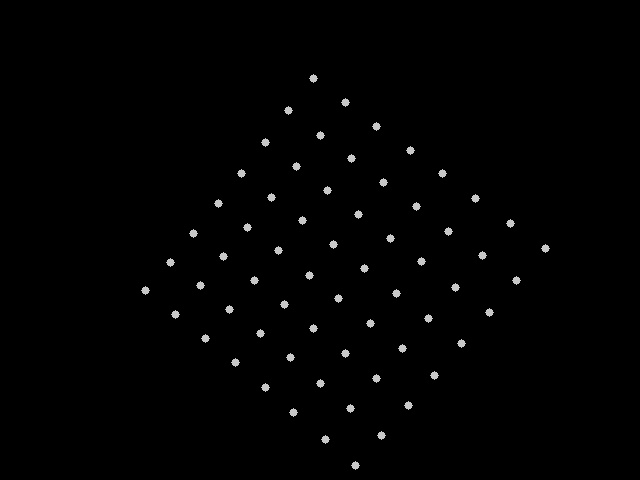
#> input picture src/calibrated_2.jpg, 640 x 480 px, given in place of the camera
$ python main.py   (older library calls are emulated)
#> lines starting #> are read from the running program, lines starting #| are printed output that depends on the picture; after the words box and inside, x2 and y2 are one past the last pixel; in counts of white or black regions, pixels touching at a corner belong together
### src/roiSelector.py
import cv2
import numpy as np

def selectROI(img):

	h,w,channels = img.shape

	gray = rgb2gray(img)
	gray = cv2.add(gray, -180)
	ret,g = cv2.threshold(gray, 0, 255, cv2.THRESH_BINARY+cv2.THRESH_OTSU)
	kernel = np.ones((15,15), np.uint8)
	g = cv2.dilate(g, kernel, 1)

	b = np.zeros((h,w),np.uint8)
	r = np.zeros((h,w),np.uint8)
	np.copyto(b,g)
	np.copyto(r,g)


	res = cv2.merge((b,g,r))


	return res


def rgb2gray(img):

	b,g,r = cv2.split(img)

	return g

def getROI(img):

	binary = selectROI(img)


	g = cv2.split(binary)[2]

	connectivity = 4

	output = cv2.connectedComponentsWithStats(g, connectivity, cv2.CV_32S)
	num_labels = output[0]
	stats = output[2]

	rois = list()
	for i in range(1, num_labels):

		x,y,w,h,area = stats[i]
		roi = img[y:y+h,x:x+w]
		rois.append((roi, (x,y)))

	return rois, g

### src/extractor.py
import cv2
import numpy as np
from PointNode import PointNode

def getPoints(img, classifier, rois):


	points = list()

	for roi in rois:

		rx,ry = roi[1]
		points_roi = classifier.detectMultiScale(roi[0])
		for p in points_roi:
			p[0] +=rx
			p[1] +=ry

		points.extend(points_roi)


	pointsList = list()
	for(x, y, h, w) in points:

		cv2.rectangle(img, (x,y), (x+w, y+h), (255,0,0), 3)
		p_x = x+w/2
		p_y = y+h/2
		pointsList.append(PointNode(p_x, p_y))

	return pointsList

### src/Point.py
class Point:


	def __init__(self, x,y):

		self.x = x
		self.y = y


	# [4 lines left out: function __eq__, not called in this run]

### src/PointNode.py
from Point import Point
import math

class PointNode(Point):

	def __init__(self, x,y):
		super().__init__(x,y)

		self.nullpoint = Point(self.x, self.y)
		invalidDistance = 999;

		self.X = 0
		self.Y = 0
		self.Z = 0
		self.neighbors = list()
		self.sameRayCandidates = list()


	# [50 lines left out: functions write, setCalibratedCoords, setConnections, convertToLine, filterCandidates, not called in this run]

### src/CorrectSignal.py
import numpy as np
from PointNode import PointNode

class CorrectSignal:


	def __init__(self, imgDimensions, roiSize, bufSize, minCount):

		self.bufCounter = 0
		self.minCount = minCount
		self.bufSize = bufSize

		self.roi_w = roiSize[0]
		self.roi_h = roiSize[1]
		self.img_w = imgDimensions[0]
		self.img_h = imgDimensions[1]
		self.hist_w = int(self.img_w/self.roi_w)
		self.hist_h = int(self.img_h/self.roi_h)


		# calculate the number of bins, where the number of points in the current bin is being counted
		# first h of array, then w
		#dimension 0 is number of points in area, dimension 1 is average x coordinate, dimension 2 is average y coordinate

		self.hist_new = np.zeros((self.hist_h+1, self.hist_w+1, 3), np.int32)
		self.hist_orig = np.zeros((self.hist_h+1, self.hist_w+1, 3), np.int32)


	def update(self, pointsList):

		if self.bufCounter>=self.bufSize:

			for i in range(0, self.hist_h):
				for j in range(0, self.hist_w):


					if self.hist_new[i][j][0] >= self.minCount:

						num = self.hist_new[i][j][0]
						x = self.hist_new[i][j][1]
						y = self.hist_new[i][j][2]

						self.hist_orig[i][j][0] = 1
						self.hist_orig[i][j][1] = int(x/num)
						self.hist_orig[i][j][2] = int(y/num)


					else:
						self.hist_orig[i][j][0] = 0
						self.hist_orig[i][j][1] = 0
						self.hist_orig[i][j][2] = 0

			self.hist_new = np.copy(self.hist_orig)
			self.bufCounter = 0

		self.createHistogram(pointsList)

	def createHistogram(self, pointsList):


		for p in pointsList:
			x_pos = int(p.x/self.roi_w)
			y_pos = int(p.y/self.roi_h)


			#print(p.x, "-> ", x_pos)


			self.hist_new[y_pos][x_pos][0] +=1
			self.hist_new[y_pos][x_pos][1] += int(p.x)
			self.hist_new[y_pos][x_pos][2] += int(p.y)


		self.bufCounter+=1

	def getFixedData(self):

		pointsList = list()

		for i in range(0, self.hist_h):
				for j in range(0, self.hist_w):

					if self.hist_orig[i][j][0]>=1:

						x = self.hist_orig[i][j][1]
						y = self.hist_orig[i][j][2]

						pointsList.append(PointNode(x, y))

		return pointsList

	# [6 lines left out: function showHistograms, not called in this run]


### src/main.py
import cv2
import numpy as np
import time
from extractor import getPoints
import laserFindPoints as cpt
import findLines as fl
import transformToPoints as tr
import calibration as cal
from PointNode import PointNode
from CorrectSignal import CorrectSignal as cr
import rotatePoints as rp
import os
from pathlib import Path
import roiSelector as rs
import getDepth as gd
import canvas

ret = False
cam = 1
pointsList_cal = list()
taken = 20
#load calibrated image if any

files = os.listdir()
for file in files:
	if file == "calibrated.jpg":
		pointsList_cal = cal.calibrateFromImage(file, "pars.txt")


while(not ret):

	cap = cv2.VideoCapture(cam)
	ret,img = cap.read()
#> img is the input picture: shape (480, 640, 3); min 0, max 205, mean 2.1
	print("initializing camera ", ret)
#| initializing camera  True

cap.set(3,480)
cap.set(4,640)
projecting = False


correct = cr((640, 480), (10,10), 4, 3)
rotate_angle = -38
parent = Path(os.getcwd()).parent
casc = cv2.CascadeClassifier("lbp_s10/cascade.xml")
points = list()


while(True):

	#load images to work with and list of points
	pointsList = list()
	ret, img = cap.read()
	img_pure = np.zeros(img.shape, np.uint8)
	img_pure = np.copy(img)
	img = cv2.GaussianBlur(img, (3,3),2)
	img_h, img_w, img_channels = img.shape
#> img_h = 480; img_w = 640; img_channels = 3
	detected = np.zeros((img_h, img_w, 1), np.uint8)
	fixed = np.zeros((img_h, img_w, 1), np.uint8)
	rois, binary = rs.getROI(img)
#> in selectROI, `ret,g = cv2.threshold(gray, 0, 255, cv2.THRESH_BINARY+cv2.THRESH_OTSU)`:
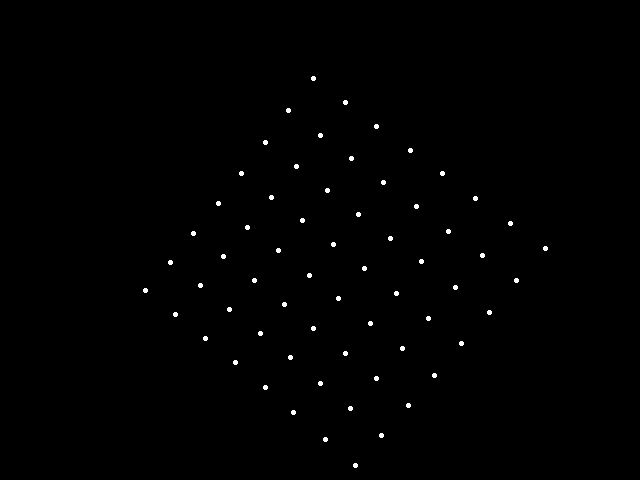
#> g: shape (480, 640); 0.44% white; 64 white regions, largest, box (x1, y1, x2, y2) and area: (311, 76, 316, 81) 21, (343, 100, 348, 105) 21, (286, 108, 291, 113) 21
#> in selectROI, `ret,g = cv2.threshold(gray, 0, 255, cv2.THRESH_BINARY+cv2.THRESH_OTSU)`: ret = 0
#> in selectROI, `g = cv2.dilate(g, kernel, 1)`:
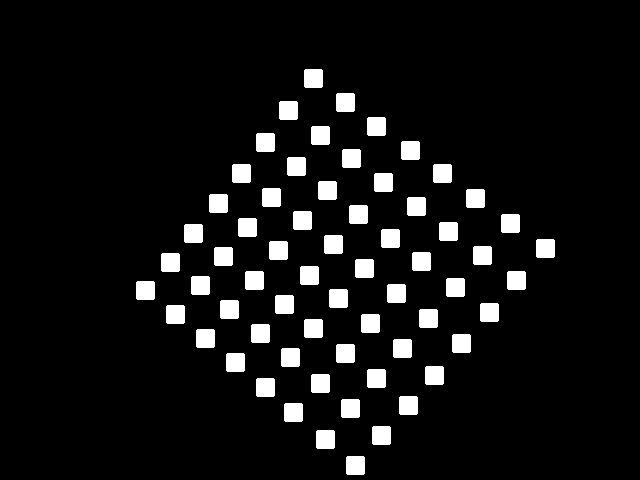
#> g: shape (480, 640); 7.4% white; 64 white regions, largest, box (x1, y1, x2, y2) and area: (304, 69, 323, 88) 357, (336, 93, 355, 112) 357, (279, 101, 298, 120) 357
#> in getROI, `num_labels = output[0]`: num_labels = 65
#> in getROI, `stats = output[2]`: stats = 65 rows, first 6: [0, 0, 640, 480, 284352], [304, 69, 19, 19, 357], [336, 93, 19, 19, 357], [279, 101, 19, 19, 357], [367, 117, 19, 19, 357], [311, 126, 19, 19, 357]
#> the loop in getROI, `for i in range(1, num_labels): ` made 64 passes
#> (x, y) on passes 1 to 12: (304, 69), (336, 93), (279, 101), (367, 117), (311, 126), (256, 133), (401, 141), (342, 149), (287, 157), (232, 164), (433, 164), (374, 173)
#> after the loop in getROI, `for i in range(1, num_labels):`: rois = 64 items
#> rois = 64 items


	# get list of points and visualize it in the image "detected"
	pointsList = getPoints(img, casc, rois)
#> the loop in getPoints, `for roi in rois: ` made 64 passes
#> (rx, ry, points_roi) on passes 1 to 12: (304, 69, [[2, 2, 14, 14]]), (336, 93, [[2, 2, 14, 14]]), (279, 101, [[2, 2, 14, 14]]), (367, 117, [[2, 2, 14, 14]]), (311, 126, [[2, 2, 14, 14]]), (256, 133, [[2, 2, 14, 14]]), (401, 141, [[2, 2, 14, 14]]), (342, 149, [[2, 2, 14, 14]]), (287, 157, [[2, 2, 14, 14]]), (232, 164, [[3, 2, 14, 14]]), (433, 164, [[2, 2, 16, 16]]), (374, 173, [[2, 2, 14, 14]])
#> (rx, ry) on passes 34, 49, 60: (245, 271), (196, 329), (341, 399)
#> after the loop in getPoints, `for roi in rois:`: p = [349, 458, 14, 14]; points = 61 items, first 6: [306, 71, 14, 14], [338, 95, 14, 14], [281, 103, 14, 14], [369, 119, 14, 14], [313, 128, 14, 14], [258, 135, 14, 14]
#> the loop in getPoints, `for(x, y, h, w) in points: ` made 61 passes
#> (x, y, h, w) on passes 23 to 34: (186, 226, 14, 14), (383, 231, 14, 14), (326, 236, 17, 17), (539, 242, 13, 13), (272, 243, 14, 14), (216, 249, 14, 14), (475, 248, 15, 15), (163, 255, 14, 14), (414, 253, 17, 17), (357, 261, 15, 15), (302, 268, 15, 15), (509, 273, 14, 14)
#> (x, y, h, w, p_x, p_y) on passes 1 to 6: (306, 71, 14, 14, 313, 78), (338, 95, 14, 14, 345, 102), (281, 103, 14, 14, 288, 110), (369, 119, 14, 14, 376, 126), (313, 128, 14, 14, 320, 135), (258, 135, 14, 14, 265, 142)
#> after the loop in getPoints, `for(x, y, h, w) in points:`:
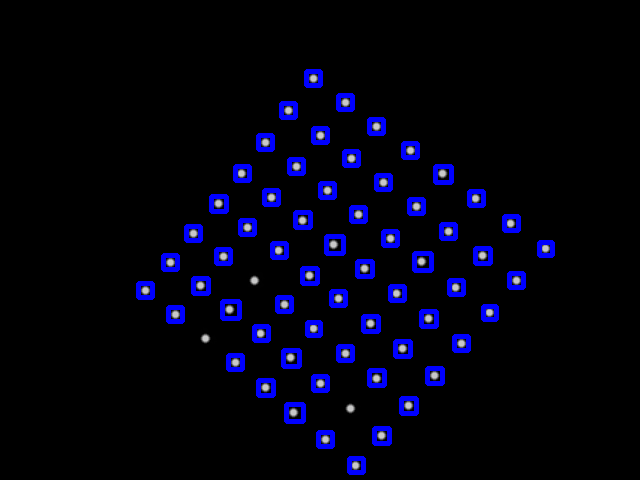
#> img: shape (480, 640, 3); mean B, G, R 16, 2, 2

	#if len(pointsList) > 0:
	#	print(pointsList[0].x, pointsList[0].y)
	for p in pointsList:

		cv2.circle(detected, (int(p.x),int(p.y)), 5, 200, -1)
#> this loop made 61 passes
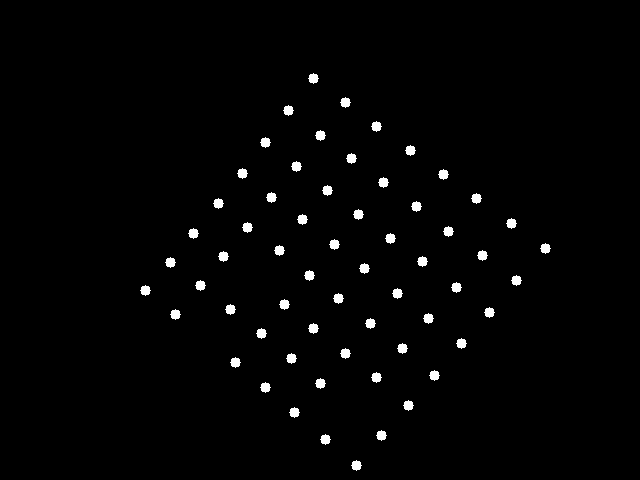
#> detected: shape (480, 640, 1); values 0 (black) and 200 (white), 1.6% white; 61 white regions, largest, box (x1, y1, x2, y2) and area: (308, 73, 319, 84) 81, (340, 97, 351, 108) 81, (283, 105, 294, 116) 81

	correct.update(pointsList)
#> the loop in createHistogram, `for p in pointsList:` made 61 passes
#> after the loop in createHistogram, `for p in pointsList:`:
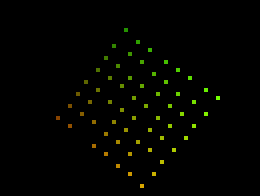
#> self.hist_new: shape (49, 65, 3) int32 (shown 4 times larger); mean of channels 0, 1, 2 0, 6.5, 5.1; drawn with min black and max white

	# get list of points, which appear more frequently and visualize them in the image "fixed"
	pointsList_new = correct.getFixedData()

	for p in pointsList_new:
		if p.y >=0 and p.y < img_h and p.x >=0 and p.x< img_w:

			cv2.circle(fixed, (int(p.x), int(p.y)), 4, 200, -1)
#> fixed: shape (480, 640, 1); every value is 0

	points3d_new = list()
	if len(pointsList_cal) > 0:
			points3d_new = gd.getDepth(pointsList_cal, pointsList_new)

	cv2.imshow("img_pure", img_pure)
	cv2.imshow("img", img)
	cv2.imshow("points", detected)
	cv2.imshow("fixed", fixed)
	cv2.imshow("binary", binary)

	k = cv2.waitKey(1)
#> (key e is pressed here)
	if k == ord('s'):

		pointsList_cal = cal.calibrate(pointsList_new, "pars.txt")
		cv2.imwrite("calibrated.jpg", fixed)

	if k == ord('c'):

		print("C")
		if len(pointsList_cal) > 0:
			points3d_new = gd.getDepth(pointsList_cal, pointsList_new)
			gd.writeVertices("model.obj", points3d_new)
			cv2.imwrite("newGrid.jpg", fixed)
		else:

			print("Please calibrate first")

	if k == ord('e'):
		print("got E")

		cv2.imwrite("pure" + str(taken)+".jpg", img_pure)
		cv2.imwrite("threshold.jpg", binary)
		cv2.imwrite("classifier.jpg", img)
		cv2.imwrite("point"+str(taken)+".jpg", fixed)
		taken+=1

	if k == ord('q'):
		break
